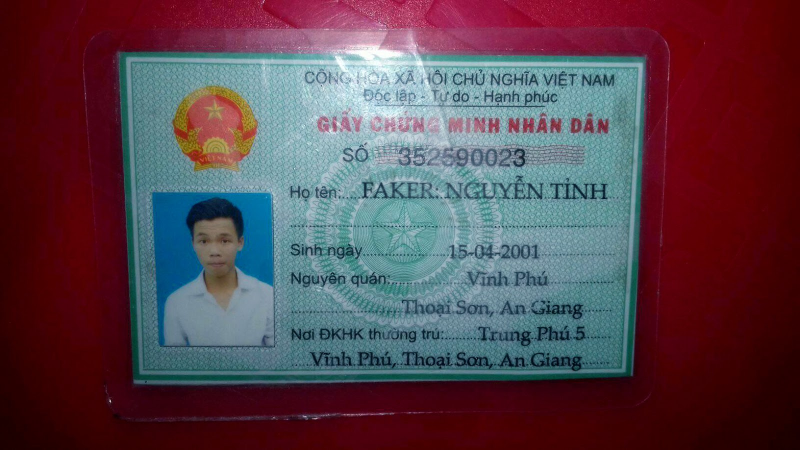
#> input picture data/cmnd1.jpeg, 1600 x 900 px (shown at 1/2 size)
$ jupyter execute --allow-errors demo.ipynb
#> lines starting #> are read from the running program, lines starting #| are printed output that depends on the picture; after the words box and inside, x2 and y2 are one past the last pixel; in counts of white or black regions, pixels touching at a corner belong together
### alignment_frontside.py
import numpy as np
import cv2

def segment_card(img):
    """
    Segment the area containing the card in the image using the color.
    The Vietnamese ID card has color green, so we use thresholding with the hue in each pixel.

    Parameters:
    img: The input colored image containing the ID card in RGB channel last format.

    Return:
    mask: The binary image with the same size as img indicating the card pixels
    """
    hsv = cv2.cvtColor(img, cv2.COLOR_RGB2HSV)
    mask_noisy = np.logical_and(hsv[:,:,0] >= 40, hsv[:,:,0] < 100)
    # Remove the black and white area where hue might accidentally fall into the range
    mask_noisy = np.logical_and(mask_noisy, hsv[:,:,1] >= 20)
    mask_noisy = np.logical_and(mask_noisy, hsv[:,:,2] >= 20)
    mask_noisy = (mask_noisy * 255).astype('uint8')
    mask = cv2.morphologyEx(mask_noisy, cv2.MORPH_CLOSE,
                        cv2.getStructuringElement(cv2.MORPH_RECT, (3, 3)),
                        iterations=30)
    return mask


def get_boundary(mask):
    """
    Get 4 sides of the card from the mask.

    Parameters:
    mask: The binary image indicating the area containing the card in the image

    Return: htop, hbottom, vleft, vright - 4 lines corresponding to 4 sides
    Each line is represented as a tuple (rho, theta) for the line x*cos(theta) + y*sin(theta) = rho
    """
    # Get the points on the boundary by finding contour
    contours = cv2.findContours(mask, cv2.RETR_EXTERNAL, cv2.CHAIN_APPROX_NONE)[0]
    boundaries = np.zeros_like(mask, dtype='uint8')
    cv2.drawContours(boundaries, contours, -1, 255)

    # Use Hough transform to find the lines fitted to the contour points
    lines = cv2.HoughLines(boundaries, 10, np.pi/60, 100)
    lines = lines.reshape(-1, 2)

    # Categorize horizontal vs vertical line based on theta
    hlines = []
    vlines = []
    for line in lines:
        if np.pi/4 <= line[1] <= 3*np.pi/4:
            hlines.append(line)
        else:
            vlines.append(line)
    hlines = np.array(hlines)
    vlines = np.array(vlines)

    # Categorize top-bottom and left-right based on rho
    htop = None
    hbottom = None
    for hline in hlines:
        if hline[0] < np.mean(hlines, axis=0)[0]:
            if htop is None:
                htop = hline
        else:
            if hbottom is None:
                hbottom = hline

    vleft = None
    vright = None
    for vline in vlines:
        if abs(vline[0]) < np.mean(np.abs(vlines), axis=0)[0]:
            if vleft is None:
                vleft = vline
        else:
            if vright is None:
                vright = vline
    return htop, hbottom, vleft, vright


def get_corner(htop, hbottom, vleft, vright):
    """
    Compute the 4 corners given the 4 sides

    Parameters:
    htop, hbottom, vleft, vright: 4 sides, each formatted as (rho, theta)

    Returns:
    topleft, topright, bottomleft, bottomright: 4 corners
    """
    def find_intersect(hline, vline):
        A = np.array([[np.cos(hline[1]), np.sin(hline[1])], [np.cos(vline[1]), np.sin(vline[1])]])
        b = np.array([hline[0], vline[0]])
        return np.linalg.solve(A, b)

    topleft = find_intersect(htop, vleft)
    topright = find_intersect(htop, vright)
    bottomleft = find_intersect(hbottom, vleft)
    bottomright = find_intersect(hbottom, vright)

    return topleft, topright, bottomleft, bottomright


def warp_img(img, region, target_dsize):
    """
    Cut a quadrilateral part of the image and warp to a new image

    Parameters:
    img: The original image
    region: Tuple of 4 points indicating 4 vertices topleft, topright, bottomleft, bottomright. Each point is a pair (x, y)
    target_dsize: (width, height) tuple of the targeted image size

    Returns:
    img_warped: The warped image
    """
    keypoints = np.array(region)
    w, h = target_dsize
    targets = np.array([[0, 0], [w-1, 0], [0, h-1], [w-1, h-1]], dtype='float32')
    M = cv2.getPerspectiveTransform(keypoints, targets)
    img_warped = cv2.warpPerspective(img, M, target_dsize)
    return img_warped


def align_card(img, dsize=(800, 500)):
    """
    Extract the region containing the ID card in the image and warp it to a new image

    Parameters:
    img: The image containing the ID card with format RGB channel last
    dsize: The size of the resulting image formatted as (width, height)

    Returns:
    img_aligned: The image containing only the card area
    """
    # Rescale to standardize the image size
    scale_factor = 1000 / img.shape[1]
    img = cv2.resize(img, (0, 0), fx=scale_factor, fy=scale_factor)
    # Add border to deal with the cases where the sides touch the image boundary
    img = cv2.copyMakeBorder(img, 5, 5, 5, 5, cv2.BORDER_CONSTANT, 0)
    mask = segment_card(img)
    boundary_lines = get_boundary(mask)
    corners = get_corner(*boundary_lines)
    img_aligned = warp_img(img, corners, dsize)
    return img_aligned

### alignment_backside.py
import os
import random
import cv2
import imgaug.augmenters as iaa
import numpy as np
import torch, torchvision
import torch.nn as nn
import torch.nn.functional as F
from torch.utils.data import IterableDataset, DataLoader
from torch.optim import Adam, lr_scheduler
from torchvision.models._utils import IntermediateLayerGetter
from torchvision.models.segmentation.fcn import FCNHead
from alignment_frontside import get_boundary, get_corner, warp_img

class SegmentationDataset(IterableDataset):
    # [57 lines left out: functions __init__, create_augmentors, create_foreground, not called in this run]

    def blend(self, background, foreground, mask):
        alpha = np.expand_dims(mask, -1)
        return (alpha * foreground + (1-alpha) * background).astype('uint8')

    def __iter__(self):
        return self

    # [31 lines left out: functions __next__, process_img, get_upsampling_weight, not called in this run]


class FCNSegmentation(nn.Module):
    def __init__(self, pretrained_backbone=False):
        super().__init__()
        cnn = torchvision.models.resnet18(pretrained_backbone)
        backbone_output = {'layer4': 'coarse', 'layer3': 'fine1', 'layer2': 'fine2'}
        self.backbone = IntermediateLayerGetter(cnn, backbone_output)
        self.clf_coarse = FCNHead(512, 1)
        self.upscale1 = nn.ConvTranspose2d(1, 1, kernel_size=4, stride=2, padding=1, bias=False)
        self.clf_fine1 = FCNHead(256, 1)
        self.upscale2 = nn.ConvTranspose2d(1, 1, kernel_size=4, stride=2, padding=1, bias=False)
        self.clf_fine2 = FCNHead(128, 1)

        bilinear_weight = get_upsampling_weight(1, 1, 4)
        self.upscale1.weight.data.copy_(bilinear_weight)
        self.upscale2.weight.data.copy_(bilinear_weight)

    # [15 lines left out: function forward, not called in this run]


class Trainer:
    # [28 lines left out: function __init__, not called in this run]

    def save_weight(self, path):
        torch.save(self.model.state_dict(), path)

    def load_weight(self, path):
        weight = torch.load(path, map_location=self.device)
        self.model.load_state_dict(weight)

    # [57 lines left out: functions save_checkpoint, load_checkpoint, train_one_batch, train, not called in this run]


class BacksideAligner:
    def __init__(self, model_device='cpu'):
        self.device = model_device
        self.segment_model = FCNSegmentation().to(self.device)

    def load_weight(self, path):
        weight = torch.load(path, self.device)
        self.segment_model.load_state_dict(weight)

    # [41 lines left out: functions segment, refine, warp, not called in this run]

### demo.ipynb
# Frontside

[cell 1]
import cv2
import matplotlib.pyplot as plt
img = cv2.imread('data/cmnd1.jpeg')
#> img is the input picture: shape (900, 1600, 3); mean B, G, R 76.7, 67, 89.8
img = cv2.cvtColor(img, cv2.COLOR_BGR2RGB)
plt.imshow(img)

[cell 2]
from alignment_frontside import align_card
img_aligned = align_card(img)
#> in align_card, `img = cv2.resize(img, (0, 0), fx=scale_factor, fy=scale_factor)`:
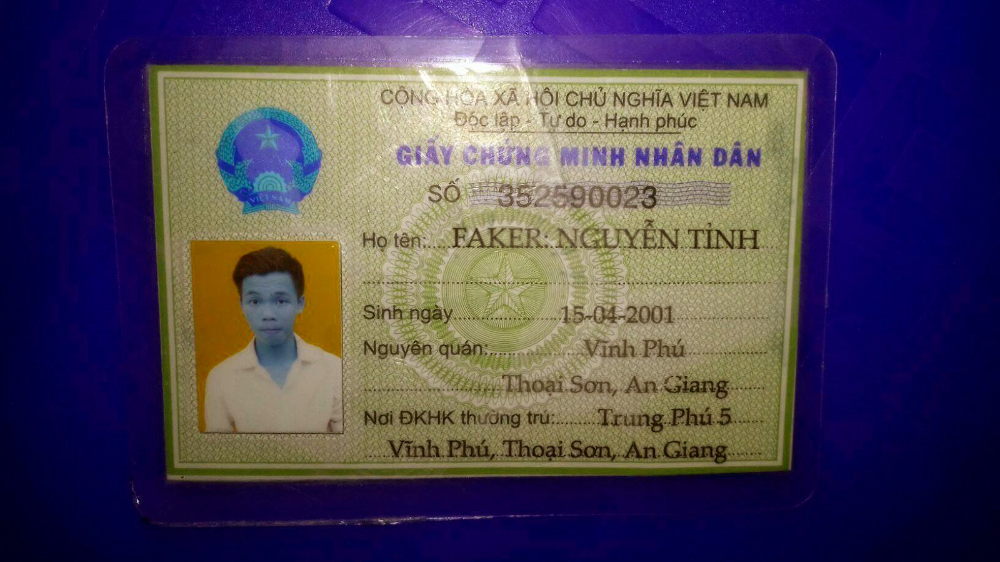
#> img: shape (562, 1000, 3); mean of channels 0, 1, 2 89.8, 67, 76.6; drawn as B, G, R
#> in align_card, `img = cv2.copyMakeBorder(img, 5, 5, 5, 5, cv2.BORDER_CONSTANT, 0)`:
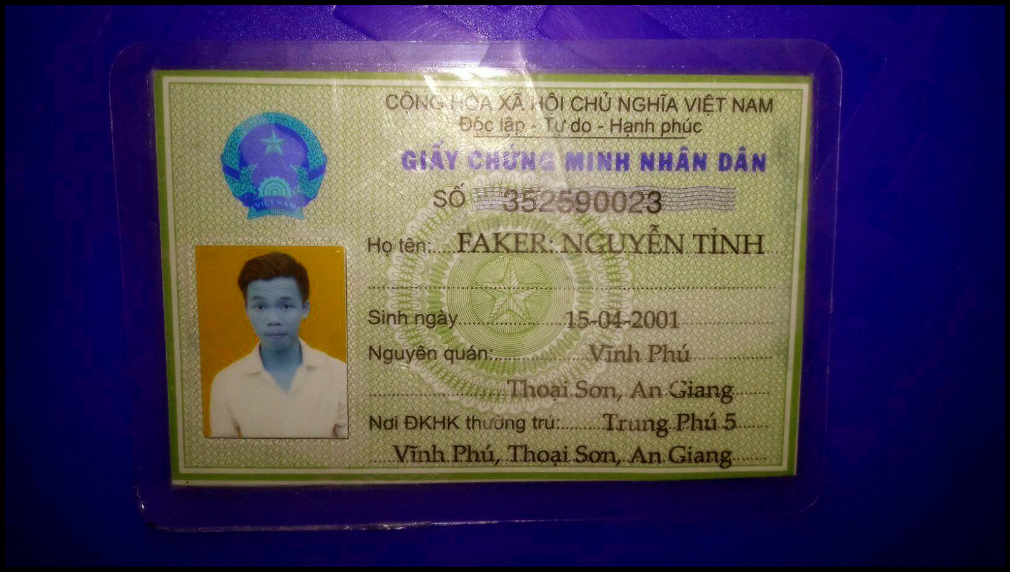
#> img: shape (572, 1010, 3); mean of channels 0, 1, 2 87.3, 65.1, 74.6; drawn as B, G, R
#> in segment_card, `hsv = cv2.cvtColor(img, cv2.COLOR_RGB2HSV)`: hsv: shape (572, 1010, 3); mean H, S, V 109.8, 169.6, 109.5
#> in segment_card, `mask_noisy = np.logical_and(hsv[:,:,0] >= 40, hsv[:,:,0] < 100)`:
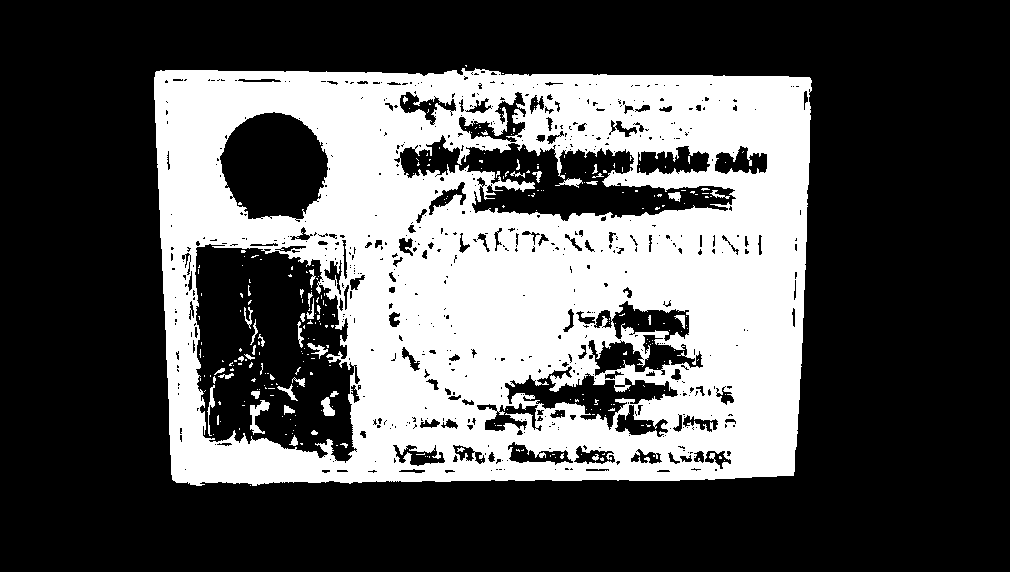
#> mask_noisy: shape (572, 1010) bool; 33.2% white; 289 white regions (247 under 20 px), largest, box (x1, y1, x2, y2) and area: (154, 68, 812, 486) 188539, (250, 400, 270, 435) 288, (321, 397, 335, 416) 161
#> in segment_card, `mask_noisy = np.logical_and(mask_noisy, hsv[:,:,1] >= 20)`:
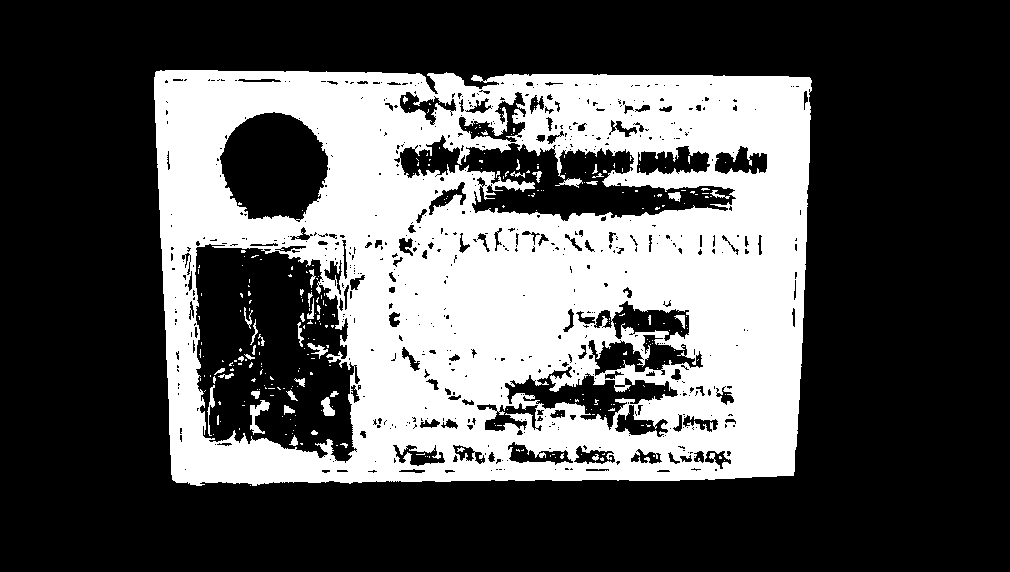
#> mask_noisy: shape (572, 1010) bool; 33.1% white; 293 white regions (252 under 20 px), largest, box (x1, y1, x2, y2) and area: (154, 70, 812, 486) 187867, (250, 400, 270, 435) 288, (321, 397, 335, 416) 161
#> in segment_card, `mask_noisy = np.logical_and(mask_noisy, hsv[:,:,2] >= 20)`: mask_noisy: shape (572, 1010) bool; 33.1% white; 293 white regions (252 under 20 px), largest, box (x1, y1, x2, y2) and area: (154, 70, 812, 486) 187855, (250, 400, 270, 435) 288, (321, 397, 335, 416) 161
#> in segment_card, `mask = cv2.morphologyEx(mask_noisy, cv2.MORPH_CLOSE, cv2.getStructurin..`:
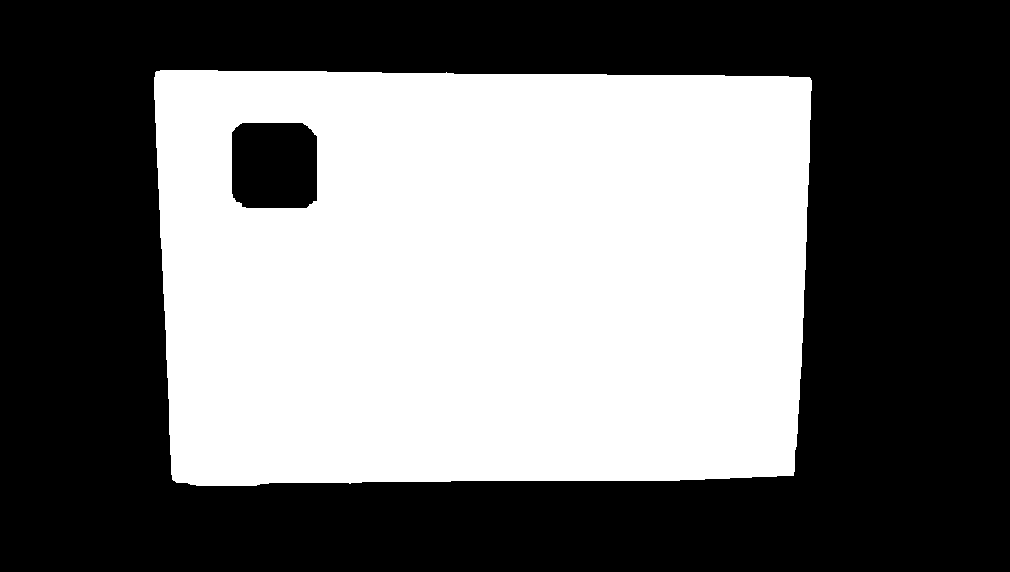
#> mask: shape (572, 1010); 44.1% white; 1 white region
#> in get_boundary, `contours = cv2.findContours(mask, cv2.RETR_EXTERNAL, cv2.CHAIN_APPROX_..`: contours = 1 contour; box (x1, y1, x2, y2) and area: (154, 70, 812, 486) 260957
#> in get_boundary, `cv2.drawContours(boundaries, contours, -1, 255)`:
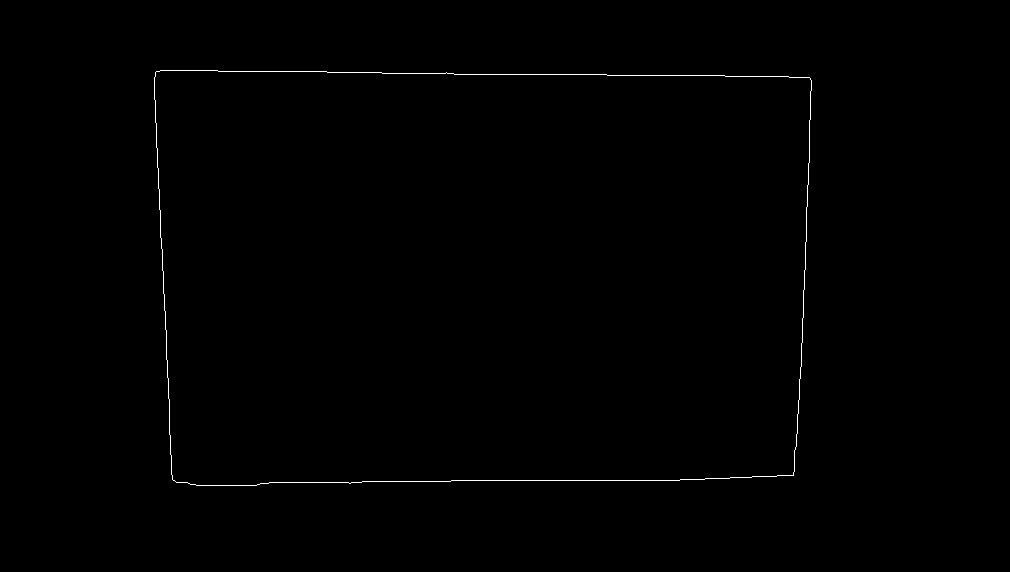
#> boundaries: shape (572, 1010); 0.36% white in thin lines or dots, all inside (x1, y1, x2, y2) = (154, 70, 812, 486)
#> in get_boundary, `lines = cv2.HoughLines(boundaries, 10, np.pi/60, 100)`: lines = 21 rows, first 8: [480, 1.57], [70, 1.57], [-150, 3.09], [820, 0.0524], [500, 1.52], [50, 1.62], [160, 0], [800, 0]
#> the loop in get_boundary, `for line in lines:` made 21 passes
#> line on passes 1 to 12: [480, 1.57], [70, 1.57], [-150, 3.09], [820, 0.0524], [500, 1.52], [50, 1.62], [160, 0], [800, 0], [450, 1.62], [-130, 3.04], [100, 1.52], [830, 0.105]
#> after the loop in get_boundary, `for line in lines:`: hlines = [[480, 1.57], [70, 1.57], [500, 1.52], [50, 1.62], [450, 1.62], [100, 1.52], [550, 1.47], [30, 1.68], [0, 1.68], [130, 1.47], [420, 1.68]]; vlines = [[-150, 3.09], [820, 0.0524], [160, 0], [800, 0], [-130, 3.04], [830, 0.105], [-800, 3.09], [180, 0.0524], [850, 0.157], [-120, 2.98]]
#> the loop in get_boundary, `for hline in hlines:` made 11 passes
#> the loop in get_boundary, `for vline in vlines:` made 10 passes
#> in align_card, `boundary_lines = get_boundary(mask)`: boundary_lines = ([70, 1.57], [480, 1.57], [-150, 3.09], [820, 0.0524])
#> in find_intersect, `A = np.array([[np.cos(hline[1]), np.sin(hline[1])], [np.cos(vline[1]),..`: A = [[-4.37e-08, 1], [-0.999, 0.0523]]
#> in find_intersect, `b = np.array([hline[0], vline[0]])`: b = [70, -150]
#> in get_corner, `topleft = find_intersect(htop, vleft)`: topleft = [153.9, 70]
#> in get_corner, `topright = find_intersect(htop, vright)`: topright = [817.5, 70]
#> in get_corner, `bottomleft = find_intersect(hbottom, vleft)`: bottomleft = [175.4, 480]
#> in get_corner, `bottomright = find_intersect(hbottom, vright)`: bottomright = [796, 480]
#> in align_card, `corners = get_corner(*boundary_lines)`: corners = ([153.9, 70], [817.5, 70], [175.4, 480], [796, 480])
#> in warp_img, `keypoints = np.array(region)`: keypoints = [[153.9, 70], [817.5, 70], [175.4, 480], [796, 480]]
#> in warp_img, `M = cv2.getPerspectiveTransform(keypoints, targets)`: M = [[1.19, -0.0624, -178.9], [-5.18e-08, 1.13, -78.81], [1.51e-11, -0.000156, 1]]
#> in warp_img, `img_warped = cv2.warpPerspective(img, M, target_dsize)`:
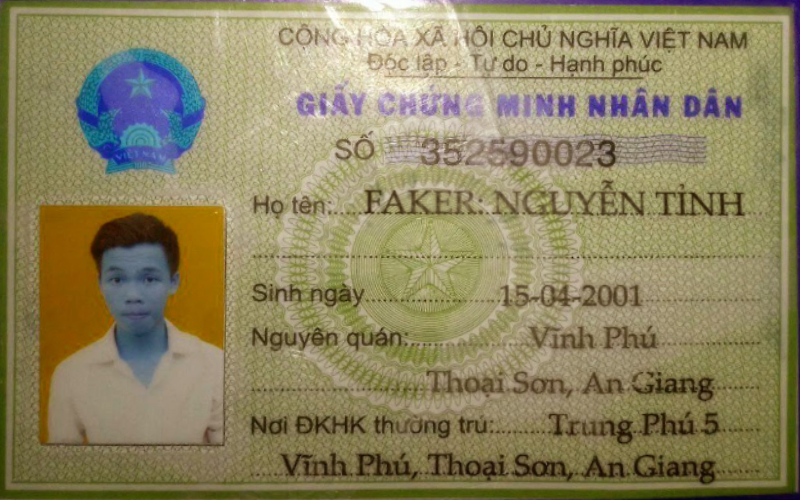
#> img_warped: shape (500, 800, 3); mean of channels 0, 1, 2 97.1, 132.5, 141.2; drawn as B, G, R
plt.imshow(img_aligned)

[cell 3]
from vietocr.tool.predictor import Predictor
from vietocr.tool.config import Cfg

#> (the rest of this cell did not finish here and is left out)

[cell 4]
from reader import FrontsideReader

#> (the rest of this cell did not finish here and is left out)

# Backside

[cell 5]
import cv2
import matplotlib.pyplot as plt
img = cv2.imread('data/test_backside4.jpg')
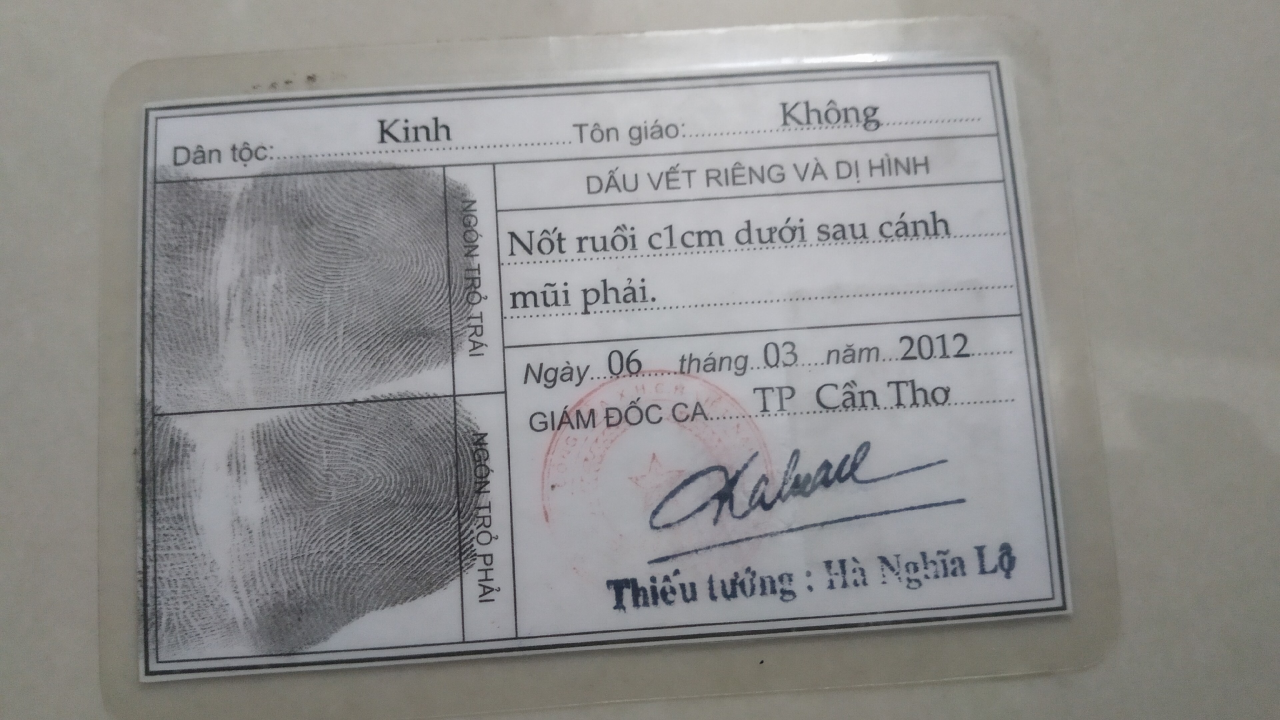
#> input picture data/test_backside4.jpg, 3840 x 2160 px (shown at 1/3 size)
#> img is the input picture: shape (2160, 3840, 3); mean B, G, R 142.7, 143.4, 143.9
img = cv2.cvtColor(img, cv2.COLOR_BGR2RGB)
plt.imshow(img)

[cell 6]
from alignment_backside import BacksideAligner
#> (the rest of this cell did not finish here and is left out)

aligner.load_weight('alignment_backside_weight.pth')
img_aligned = aligner.warp(img)
plt.imshow(img_aligned)

[cell 7]
from reader import BacksideReader
#> (the rest of this cell did not finish here and is left out)
